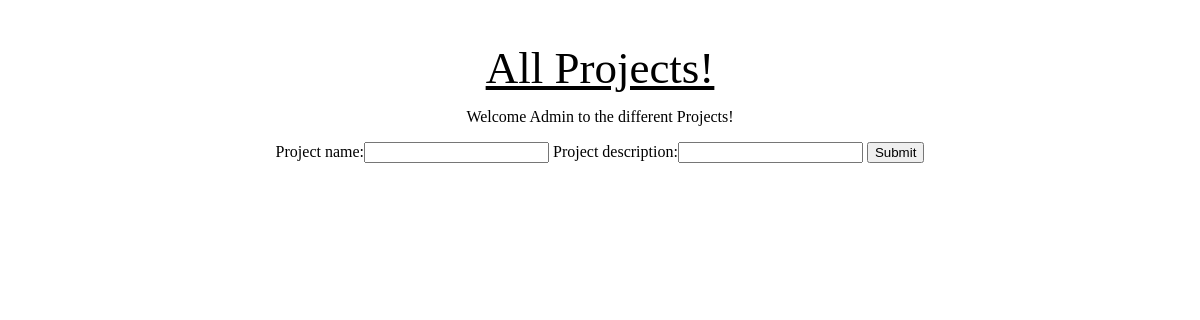
The app's page /quest/admin_project_page, older data.
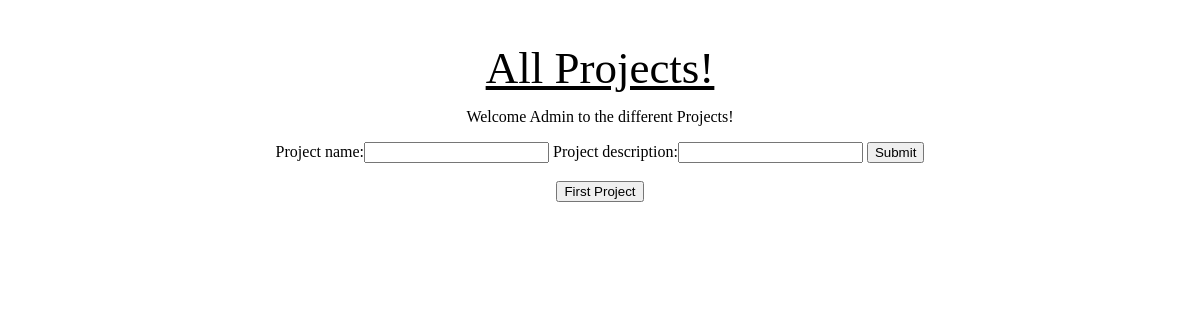
The same page, newer data.
### quest_extension/models.py (models this page shows)
class Project(models.Model):
    project_name = models.CharField(max_length=1000)
    project_description = models.CharField(max_length=1000)

### quest_extension/views.py (the view)
# urls.py: path('admin_project_page', views.admin_project_page)
def admin_project_page(request):
    if request.method == 'POST':
        project_form = ProjectForm(request.POST)
        if project_form.is_valid():
            temp = project_form.save(commit=False)
            temp.save()
            project_id = temp.id
            return HttpResponseRedirect('/quest/admin_home/' + str(project_id))
    else:
        project_form = ProjectForm()
        list_of_projects = Project.objects.all()
    context = {'project_form': project_form, 'list_of_projects': list_of_projects}
    return render(request, 'quest_extension/admin_project_page.html', context)

### quest_extension/forms.py
class ProjectForm(forms.ModelForm):
    class Meta:
        model = models.Project
        fields = ['project_name', 'project_description']

### quest_extension/templates/quest_extension/admin_project_page.html (shortened to what this page needs)
{% load static %}
<!DOCTYPE html>
<html lang="en">
    <head>
    <link rel="stylesheet" type="text/css" href="{% static 'quest_extension/admin_home_style.css' %}">
    </head>
    <body>
	<h1>All Projects!</h1>
	<p>Welcome Admin to the different Projects!</p>
    <form method='POST'>
    {{ project_form }}
    <button type='submit' name= 'new_project'>Submit</button>
    </form>
    {% for project in list_of_projects %}
    <br>
    <form method='GET' action='/quest/admin_home/{{project.id}}'>
        <button type='submit'>{{project.project_name}}</button>
    </form>
    {% endfor %}
    </body>
</html>

Row changes from the older to the newer data that the page shows:
added Project: project_name "First Project"
